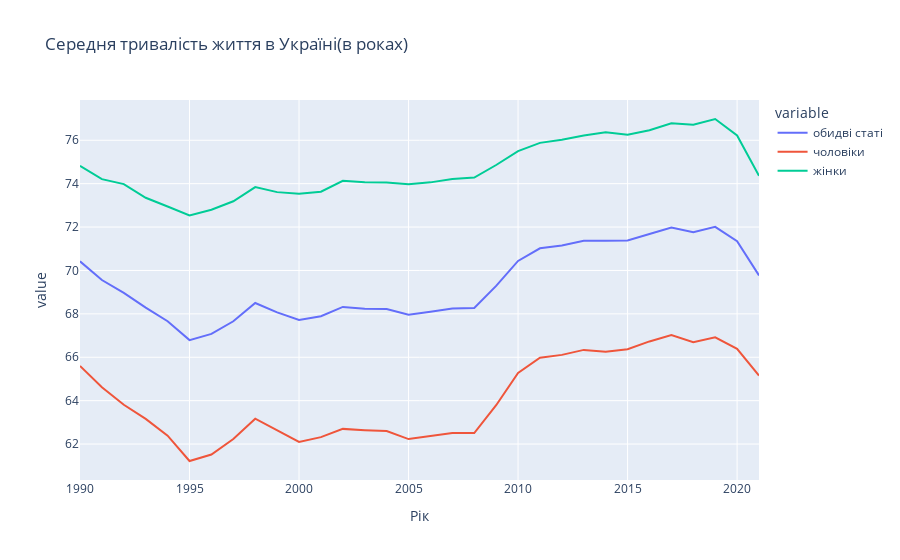

Notebook source saved alongside this figure:
### Markdown cell above
### Середня тривалість життя в Україні за роками

### Code cell
#Create graph objects for making more customized plots
df_average_life = pd.read_excel('average_lifetime.xlsx')
# Make multiple line plots
px.line(df_average_life, x='Рік', y=['обидві статі','чоловіки', 'жінки'], labels={'x':'Рік', 'y':'Вік'}, title='Середня тривалість життя в Україні(в роках)')

### Figure 1 — Plotly figure (JSON) as saved in the notebook; plotly's stock layout.template omitted (floating-point values rounded to 4 significant figures)
{"data": [{"hovertemplate": "variable=обидві статі<br>Рік=%{x}<br>value=%{y}<extra></extra>", "legendgroup": "обидві статі", "line": {"color": "#636efa", "dash": "solid"}, "marker": {"symbol": "circle"}, "mode": "lines", "name": "обидві статі", "orientation": "v", "showlegend": true, "type": "scatter", "x": [1990, 1991, 1992, 1993, 1994, 1995, 1996, 1997, 1998, 1999, 2000, 2001, 2002, 2003, 2004, 2005, 2006, 2007, 2008, 2009, 2010, 2011, 2012, 2013, 2014, 2015, 2016, 2017, 2018, 2019, 2020, 2021], "xaxis": "x", "y": [70.42, 69.56, 68.97, 68.29, 67.66, 66.79, 67.08, 67.66, 68.5, 68.07, 67.72, 67.89, 68.32, 68.24, 68.22, 67.96, 68.1, 68.25, 68.27, 69.29, 70.44, 71.02, 71.15, 71.37, 71.37, 71.38, 71.68, 71.98, 71.76, 72.01, 71.35, 69.77], "yaxis": "y"}, {"hovertemplate": "variable=чоловіки<br>Рік=%{x}<br>value=%{y}<extra></extra>", "legendgroup": "чоловіки", "line": {"color": "#EF553B", "dash": "solid"}, "marker": {"symbol": "circle"}, "mode": "lines", "name": "чоловіки", "orientation": "v", "showlegend": true, "type": "scatter", "x": [1990, 1991, 1992, 1993, 1994, 1995, 1996, 1997, 1998, 1999, 2000, 2001, 2002, 2003, 2004, 2005, 2006, 2007, 2008, 2009, 2010, 2011, 2012, 2013, 2014, 2015, 2016, 2017, 2018, 2019, 2020, 2021], "xaxis": "x", "y": [65.6, 64.62, 63.81, 63.16, 62.39, 61.22, 61.52, 62.23, 63.17, 62.62, 62.1, 62.32, 62.7, 62.64, 62.6, 62.23, 62.38, 62.51, 62.51, 63.79, 65.28, 65.98, 66.11, 66.34, 66.25, 66.37, 66.73, 67.02, 66.69, 66.92, 66.39, 65.16], "yaxis": "y"}, {"hovertemplate": "variable=жінки<br>Рік=%{x}<br>value=%{y}<extra></extra>", "legendgroup": "жінки", "line": {"color": "#00cc96", "dash": "solid"}, "marker": {"symbol": "circle"}, "mode": "lines", "name": "жінки", "orientation": "v", "showlegend": true, "type": "scatter", "x": [1990, 1991, 1992, 1993, 1994, 1995, 1996, 1997, 1998, 1999, 2000, 2001, 2002, 2003, 2004, 2005, 2006, 2007, 2008, 2009, 2010, 2011, 2012, 2013, 2014, 2015, 2016, 2017, 2018, 2019, 2020, 2021], "xaxis": "x", "y": [74.82, 74.21, 73.98, 73.35, 72.95, 72.54, 72.8, 73.19, 73.84, 73.61, 73.53, 73.63, 74.13, 74.06, 74.05, 73.97, 74.06, 74.22, 74.28, 74.86, 75.5, 75.88, 76.02, 76.22, 76.37, 76.25, 76.46, 76.78, 76.72, 76.98, 76.22, 74.36], "yaxis": "y"}], "layout": {"legend": {"title": {"text": "variable"}, "tracegroupgap": 0}, "title": {"text": "Середня тривалість життя в Україні(в роках)"}, "xaxis": {"anchor": "y", "domain": [0, 1], "title": {"text": "Рік"}}, "yaxis": {"anchor": "x", "domain": [0, 1], "title": {"text": "value"}}}}
